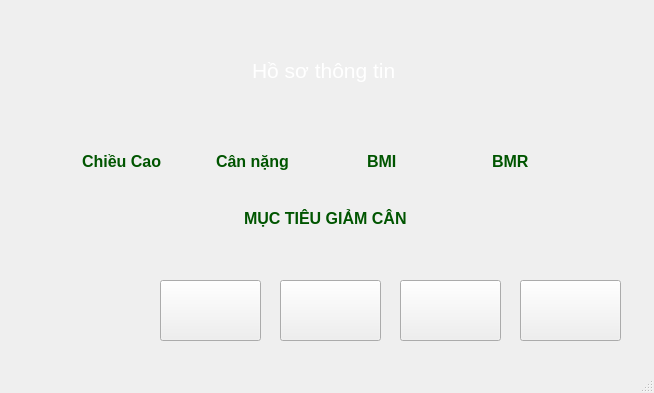
<?xml version="1.0" encoding="UTF-8"?>
<ui version="4.0">
 <class>MainWindow</class>
 <widget class="QMainWindow" name="MainWindow">
  <property name="geometry">
   <rect>
    <x>0</x>
    <y>0</y>
    <width>654</width>
    <height>393</height>
   </rect>
  </property>
  <property name="windowTitle">
   <string>MainWindow</string>
  </property>
  <property name="styleSheet">
   <string notr="true">QMainWindow {
    border-image: url(:/Screenshot (514).png) 0 0 0 0 stretch stretch;
}</string>
  </property>
  <widget class="QWidget" name="centralwidget">
   <property name="styleSheet">
    <string notr="true">#centralwidget {
    border-image: url(:/Background.png);
}</string>
   </property>
   <widget class="QPushButton" name="pushButton">
    <property name="geometry">
     <rect>
      <x>40</x>
      <y>280</y>
      <width>101</width>
      <height>61</height>
     </rect>
    </property>
    <property name="styleSheet">
     <string notr="true">QPushButton {
	border-image: url(:/Button1trang4.png);
    /* Lệnh này giúp ảnh tự co giãn vừa khít với kích thước nút bạn kéo */
    border-image: url(:/Button1trang4.png);
    
    /* Xóa bỏ nền xám và viền mặc định của Windows */
    background-color: transparent;
    border: none;
}</string>
    </property>
    <property name="text">
     <string/>
    </property>
   </widget>
   <widget class="QLineEdit" name="lineEdit">
    <property name="geometry">
     <rect>
      <x>220</x>
      <y>50</y>
      <width>211</width>
      <height>41</height>
     </rect>
    </property>
    <property name="font">
     <font>
      <pointsize>16</pointsize>
     </font>
    </property>
    <property name="styleSheet">
     <string notr="true">QLineEdit {
	border-image: url(:/tieudetrang4.png);
    /* Lệnh này giúp ảnh tự co giãn vừa khít với kích thước nút bạn kéo */
    border-image: url(:/tieudetrang4.png);
    
    /* Xóa bỏ nền xám và viền mặc định của Windows */
    background-color: transparent;
    border: none;
padding-left: 30px;   /* Đẩy chữ sang phải một chút vừa đủ */
    padding-right: 0px;
    color: white;
}</string>
    </property>
    <property name="text">
     <string>Hồ sơ thông tin</string>
    </property>
   </widget>
   <widget class="QPushButton" name="pushButton_2">
    <property name="geometry">
     <rect>
      <x>400</x>
      <y>280</y>
      <width>101</width>
      <height>61</height>
     </rect>
    </property>
    <property name="styleSheet">
     <string notr="true">QPushButton {
	border-image: url(:/Button4trng4.png);
    /* Lệnh này giúp ảnh tự co giãn vừa khít với kích thước nút bạn kéo */
    border-image: url(:/Button4trng4.png);
    
    /* Xóa bỏ nền xám và viền mặc định của Windows */
    background-color: transparent;
    border: none;
}2</string>
    </property>
    <property name="text">
     <string/>
    </property>
   </widget>
   <widget class="QPushButton" name="pushButton_3">
    <property name="geometry">
     <rect>
      <x>280</x>
      <y>280</y>
      <width>101</width>
      <height>61</height>
     </rect>
    </property>
    <property name="styleSheet">
     <string notr="true">QPushButton {
	border-image: url(:/Button3trang4.png);
    /* Lệnh này giúp ảnh tự co giãn vừa khít với kích thước nút bạn kéo */
    border-image: url(:/Button3trang4.png);
    
    /* Xóa bỏ nền xám và viền mặc định của Windows */
    background-color: transparent;
    border: none;
}2</string>
    </property>
    <property name="text">
     <string/>
    </property>
   </widget>
   <widget class="QPushButton" name="pushButton_4">
    <property name="geometry">
     <rect>
      <x>160</x>
      <y>280</y>
      <width>101</width>
      <height>61</height>
     </rect>
    </property>
    <property name="styleSheet">
     <string notr="true">QPushButton {
	border-image: url(:/Button2trang4.png);
    /* Lệnh này giúp ảnh tự co giãn vừa khít với kích thước nút bạn kéo */
    border-image: url(:/Button2trang4.png);
    
    /* Xóa bỏ nền xám và viền mặc định của Windows */
    background-color: transparent;
    border: none;
}2</string>
    </property>
    <property name="text">
     <string/>
    </property>
   </widget>
   <widget class="QPushButton" name="pushButton_5">
    <property name="geometry">
     <rect>
      <x>520</x>
      <y>280</y>
      <width>101</width>
      <height>61</height>
     </rect>
    </property>
    <property name="styleSheet">
     <string notr="true">QPushButton {
	border-image: url(:/Button5trang4.png);
    /* Lệnh này giúp ảnh tự co giãn vừa khít với kích thước nút bạn kéo */
    border-image: url(:/Button5trang4.png);
    
    /* Xóa bỏ nền xám và viền mặc định của Windows */
    background-color: transparent;
    border: none;
}2</string>
    </property>
    <property name="text">
     <string/>
    </property>
   </widget>
   <widget class="QLineEdit" name="lineEdit_3">
    <property name="geometry">
     <rect>
      <x>190</x>
      <y>140</y>
      <width>131</width>
      <height>61</height>
     </rect>
    </property>
    <property name="font">
     <font>
      <pointsize>12</pointsize>
      <weight>75</weight>
      <bold>true</bold>
     </font>
    </property>
    <property name="styleSheet">
     <string notr="true">QLineEdit {
	border-image: url(:/box1trang4.png);
    /* Lệnh này giúp ảnh tự co giãn vừa khít với kích thước nút bạn kéo */
    border-image: url(:/box1trang4.png);
    
    /* Xóa bỏ nền xám và viền mặc định của Windows */
    background-color: transparent;
    border: none;
font-weight: bold;
padding: -3px 20px 15px 24px;
color: rgb(0, 85, 0)
}</string>
    </property>
    <property name="text">
     <string>Cân nặng</string>
    </property>
   </widget>
   <widget class="QLineEdit" name="lineEdit_4">
    <property name="geometry">
     <rect>
      <x>320</x>
      <y>140</y>
      <width>131</width>
      <height>61</height>
     </rect>
    </property>
    <property name="font">
     <font>
      <pointsize>12</pointsize>
      <weight>75</weight>
      <bold>true</bold>
     </font>
    </property>
    <property name="styleSheet">
     <string notr="true">QLineEdit {
	border-image: url(:/box1trang4.png);
    /* Lệnh này giúp ảnh tự co giãn vừa khít với kích thước nút bạn kéo */
    border-image: url(:/box1trang4.png);
    
    /* Xóa bỏ nền xám và viền mặc định của Windows */
    background-color: transparent;
    border: none;
font-weight: bold;
padding: -3px 20px 15px 45px;
color: rgb(0, 85, 0)
}</string>
    </property>
    <property name="text">
     <string>BMI</string>
    </property>
   </widget>
   <widget class="QLineEdit" name="lineEdit_5">
    <property name="geometry">
     <rect>
      <x>450</x>
      <y>140</y>
      <width>131</width>
      <height>61</height>
     </rect>
    </property>
    <property name="font">
     <font>
      <pointsize>12</pointsize>
      <weight>75</weight>
      <bold>true</bold>
     </font>
    </property>
    <property name="styleSheet">
     <string notr="true">QLineEdit {
	border-image: url(:/box1trang4.png);
    /* Lệnh này giúp ảnh tự co giãn vừa khít với kích thước nút bạn kéo */
    border-image: url(:/box1trang4.png);
    
    /* Xóa bỏ nền xám và viền mặc định của Windows */
    background-color: transparent;
    border: none;
font-weight: bold;
padding: -3px 40px 15px 40px;
color: rgb(0, 85, 0)
}</string>
    </property>
    <property name="text">
     <string>BMR</string>
    </property>
   </widget>
   <widget class="QLabel" name="label">
    <property name="geometry">
     <rect>
      <x>220</x>
      <y>190</y>
      <width>231</width>
      <height>71</height>
     </rect>
    </property>
    <property name="font">
     <font>
      <pointsize>12</pointsize>
      <weight>75</weight>
      <bold>true</bold>
     </font>
    </property>
    <property name="styleSheet">
     <string notr="true">QLabel {
font-weight: bold;
padding: -3px 30px 15px 20px;
color: rgb(0, 85, 0)
}</string>
    </property>
    <property name="text">
     <string>MỤC TIÊU GIẢM CÂN</string>
    </property>
   </widget>
   <widget class="QLineEdit" name="lineEdit_6">
    <property name="geometry">
     <rect>
      <x>60</x>
      <y>140</y>
      <width>131</width>
      <height>61</height>
     </rect>
    </property>
    <property name="font">
     <font>
      <pointsize>12</pointsize>
      <weight>75</weight>
      <bold>true</bold>
     </font>
    </property>
    <property name="styleSheet">
     <string notr="true">QLineEdit {
	border-image: url(:/box1trang4.png);
    /* Lệnh này giúp ảnh tự co giãn vừa khít với kích thước nút bạn kéo */
    border-image: url(:/box1trang4.png);
    
    /* Xóa bỏ nền xám và viền mặc định của Windows */
    background-color: transparent;
    border: none;
font-weight: bold;
padding: -3px 20px 15px 20px;
color: rgb(0, 85, 0)
}</string>
    </property>
    <property name="text">
     <string>Chiều Cao</string>
    </property>
   </widget>
   <widget class="QLineEdit" name="lineEdit_2">
    <property name="geometry">
     <rect>
      <x>160</x>
      <y>90</y>
      <width>291</width>
      <height>31</height>
     </rect>
    </property>
    <property name="focusPolicy">
     <enum>Qt::StrongFocus</enum>
    </property>
    <property name="styleSheet">
     <string notr="true">QLineEdit {
    background-color: transparent; /* Làm nền trong suốt */
    border: none;                 /* Xóa viền mặc định của Windows */
    color: white;                 /* Chỉnh màu chữ cho dễ nhìn trên nền tối */
}</string>
    </property>
   </widget>
   <widget class="QLineEdit" name="lineEdit_7">
    <property name="geometry">
     <rect>
      <x>150</x>
      <y>230</y>
      <width>291</width>
      <height>31</height>
     </rect>
    </property>
    <property name="styleSheet">
     <string notr="true">QLineEdit {
    background-color: transparent; /* Làm nền trong suốt */
    border: none;                 /* Xóa viền mặc định của Windows */
    color: white;                 /* Chỉnh màu chữ cho dễ nhìn trên nền tối */
}</string>
    </property>
   </widget>
  </widget>
  <widget class="QStatusBar" name="statusbar"/>
 </widget>
 <resources>
  <include location="trang4.qrc"/>
 </resources>
 <connections/>
</ui>
